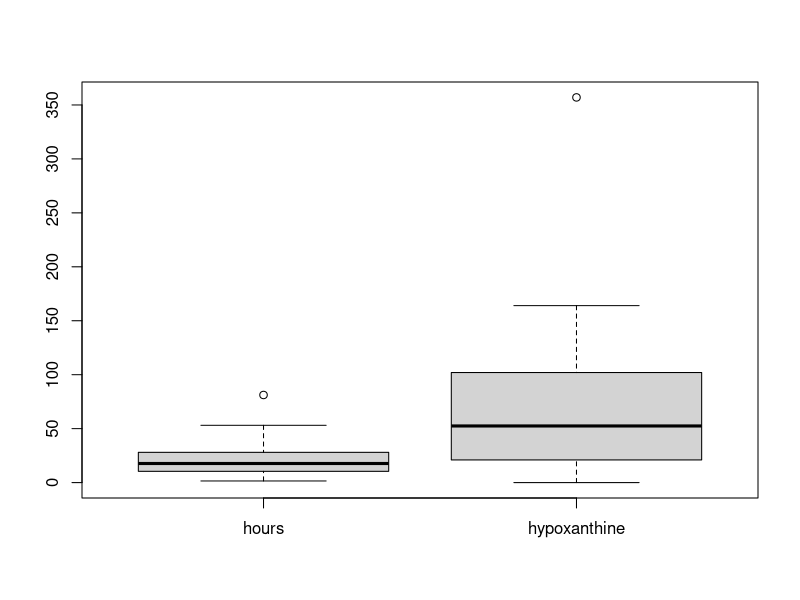
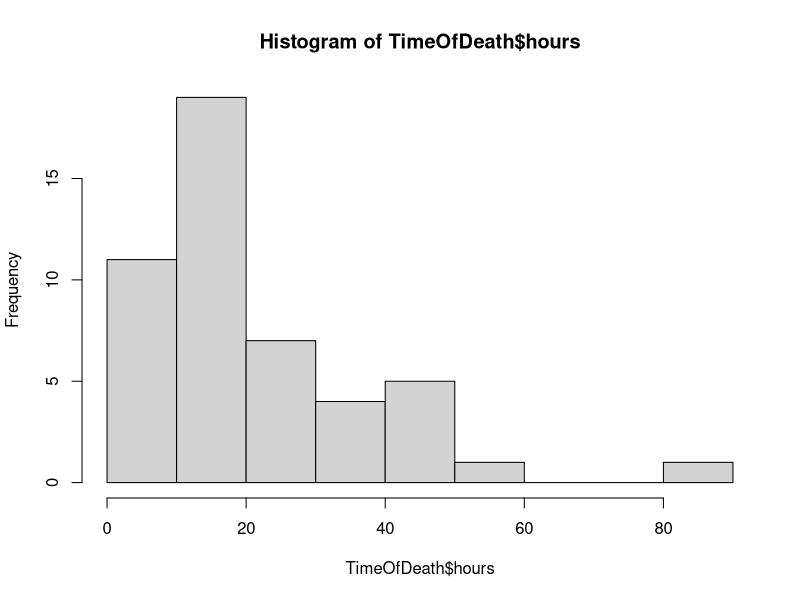
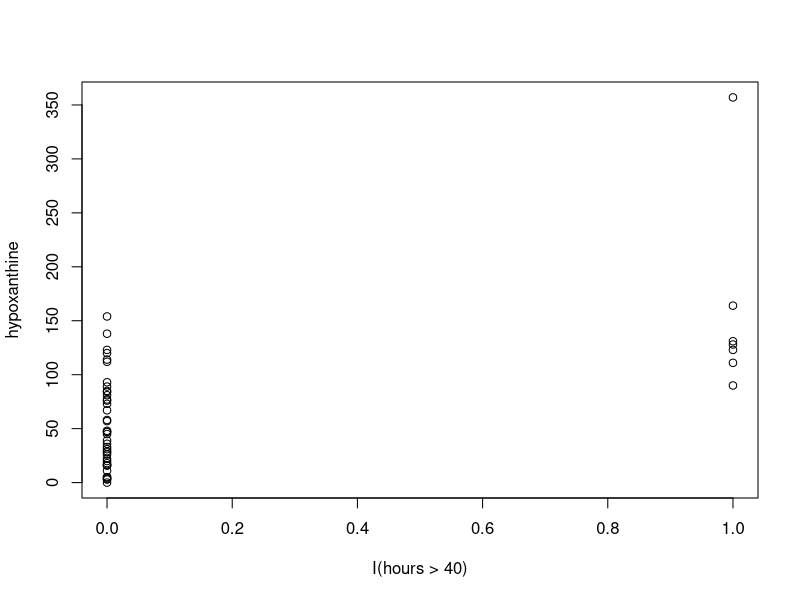
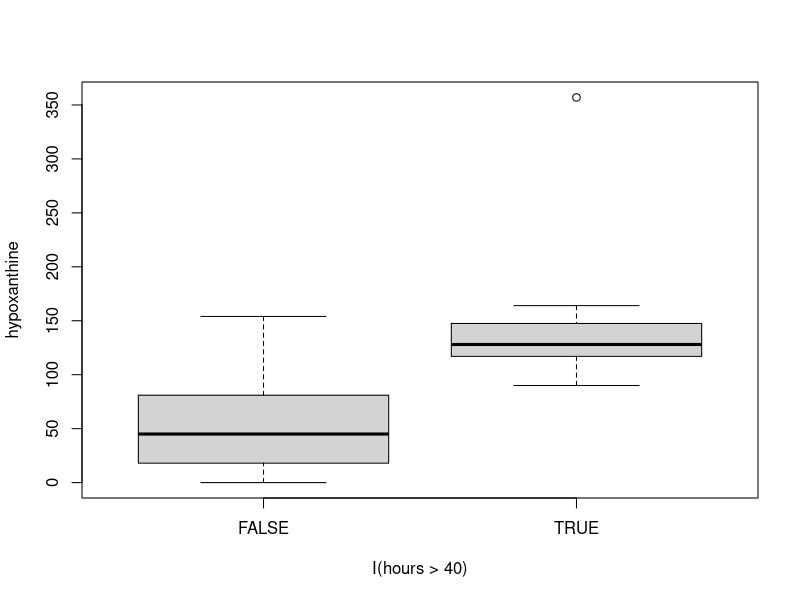
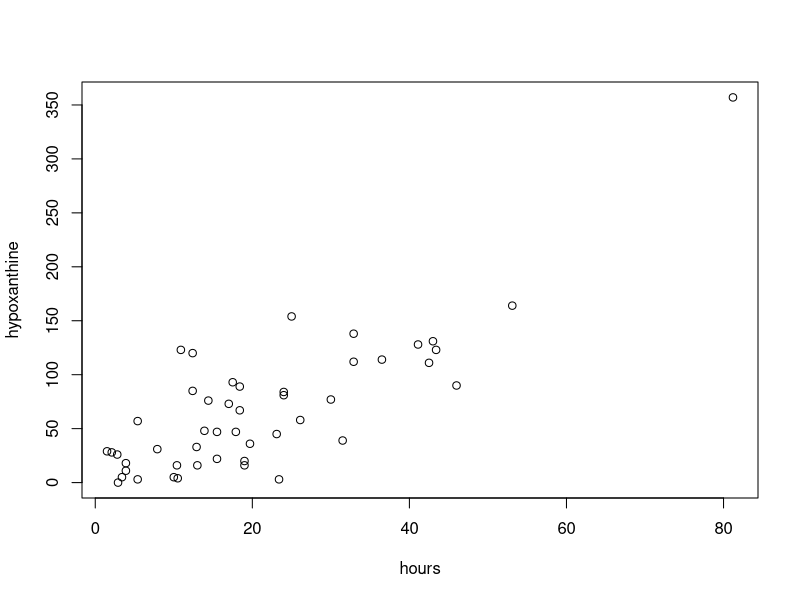
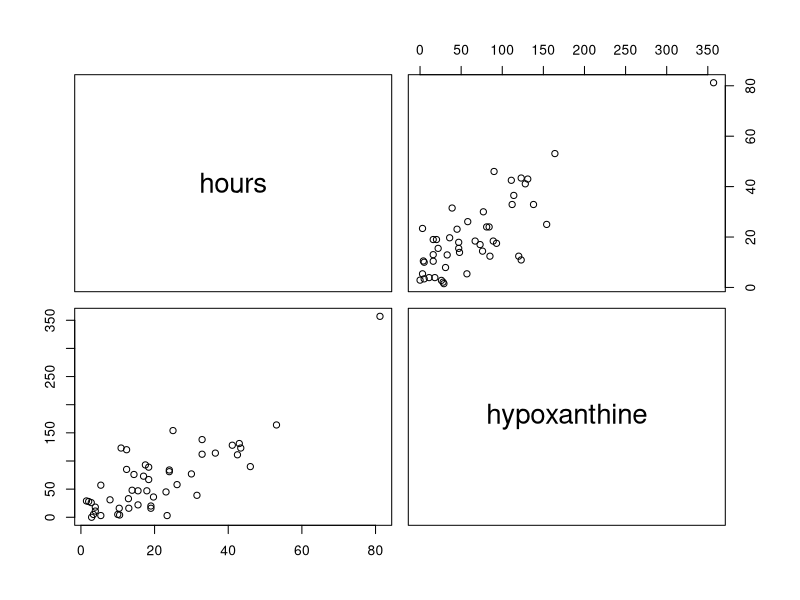
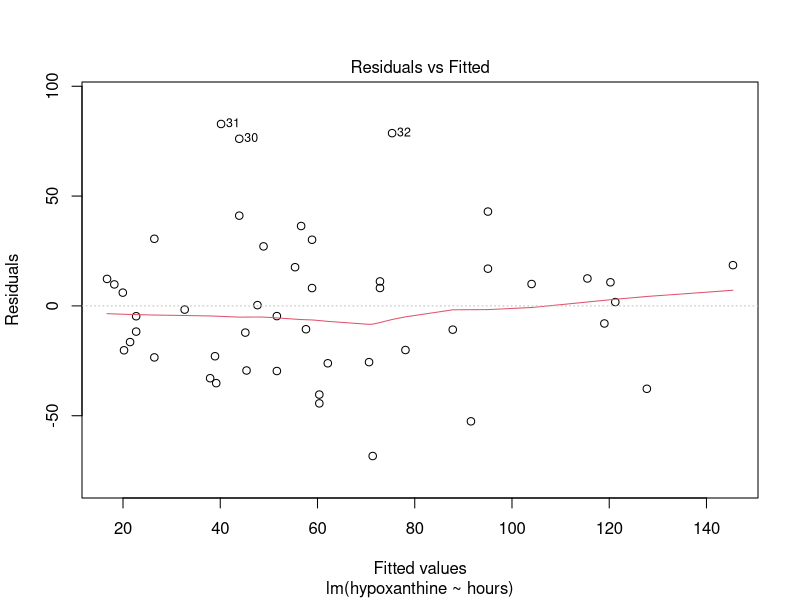
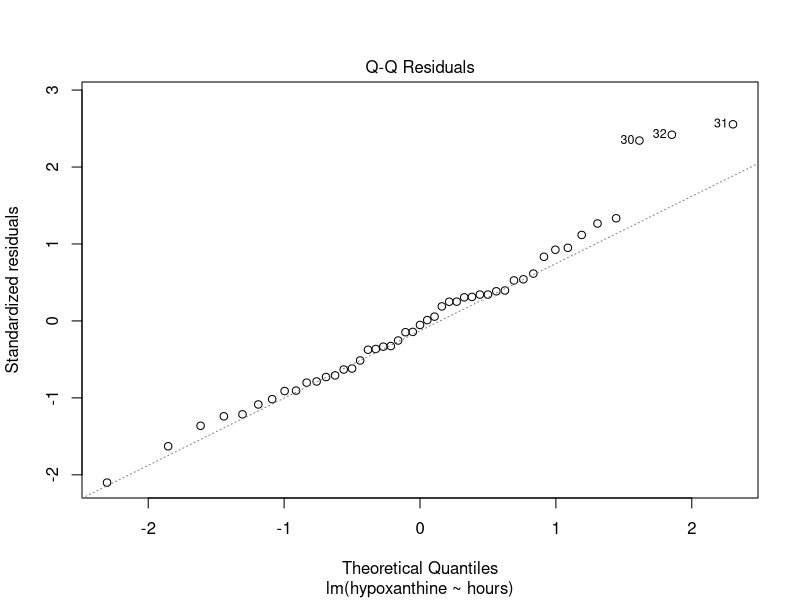

Write the R code that produced these figures, in order. (Note: this script raises an error after producing the figures.)
TimeOfDeath = read.csv("TimeOfDeath.csv")

# Quick summary
summary(TimeOfDeath)

# A quick plots
boxplot(TimeOfDeath)
hist(TimeOfDeath$hours)
plot(hypoxanthine~I(hours>40), TimeOfDeath)
boxplot(hypoxanthine~I(hours>40), TimeOfDeath)
plot(hypoxanthine~hours, data=TimeOfDeath)
pairs(TimeOfDeath)

# Fit the regression model (without observation 84)
mod = lm(hypoxanthine~hours, 
         data  =TimeOfDeath,
         subset=hours<60)

# Diagnostic plots (this uses plot.lm implicitly)
plot(mod, 1:6)

# A more sophisticated plot
plot(hypoxanthine~hours, 
     data=TimeOfDeath, 
     xlab="Time since death (hours)",
     ylab="Hypoxanthine level",
     main="Hypoxanthine level vs time since death",
     pch =19, 
     xlim=c(0,60), 
     ylim=c(0,200))


# Plot the regression line
abline(mod, col=1, lwd=3, lty=1)

# Create a new data frame for intervals
new = data.frame(hours=seq(0,60))

# Add confidence intervals
predict = predict(mod, new, interval="confidence")
lines(new$hours, predict[,2], lty=2, col=2, lwd=3)
lines(new$hours, predict[,3], lty=2, col=2, lwd=3)

# Create Scheffe band
predict = predict(mod, new, se.fit=T)
M = sqrt(2*qf(.95,2,predict$df))
lines(new$hours,
      predict$fit+M*predict$se.fit, 
      lty=3, col=3, lwd= lw)
lines(new$hours,
      predict$fit-M*predict$se.fit, 
      lty=3, col=3, lwd= lw)

# Create prediction band
predict = predict(mod, new, interval="prediction")
lines(new$hours, predict[,2], lty=4, col=4, lwd= lw)
lines(new$hours, predict[,3], lty=4, col=4, lwd= lw)

# Add legend
legend("topleft", 
       legend=c("Regression line", 
                "Confidence band", 
                "Scheffe band", 
                "Prediction band"), 
       lty=1:4, col=1:4, lwd= lw)
abline(h=80, lty=1, col='gray', lwd=2)
abline(v=cal[1], lty=1, col='gray', lwd=2)



# For further help try ?<function name>
# Check under See Also
?plot
?plot.boxplot
?plot.default
?plot.lm
?lines
?points
?abline







